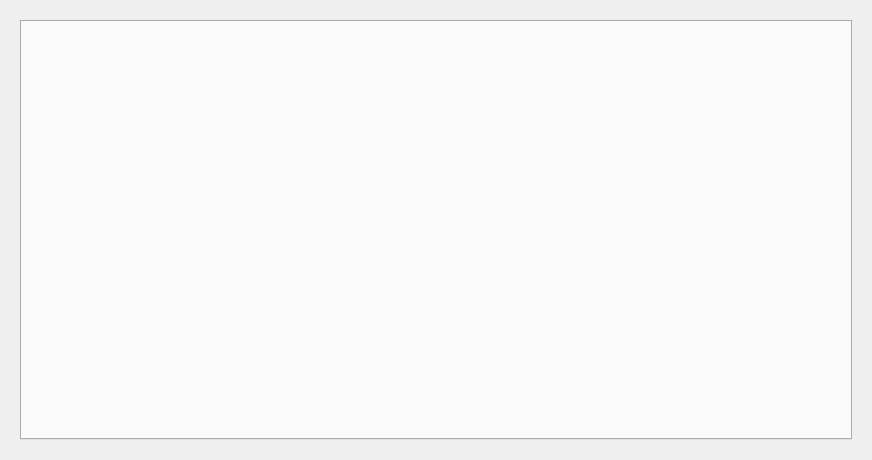
<?xml version="1.0" encoding="UTF-8"?>
<ui version="4.0">
 <class>Form</class>
 <widget class="QWidget" name="Form">
  <property name="geometry">
   <rect>
    <x>0</x>
    <y>0</y>
    <width>872</width>
    <height>460</height>
   </rect>
  </property>
  <property name="windowTitle">
   <string>Form</string>
  </property>
  <layout class="QGridLayout" name="gridLayout">
   <property name="leftMargin">
    <number>20</number>
   </property>
   <property name="topMargin">
    <number>20</number>
   </property>
   <property name="rightMargin">
    <number>20</number>
   </property>
   <property name="bottomMargin">
    <number>20</number>
   </property>
   <item row="0" column="0">
    <widget class="QTabWidget" name="tabs">
     <property name="tabPosition">
      <enum>QTabWidget::North</enum>
     </property>
     <property name="currentIndex">
      <number>-1</number>
     </property>
     <property name="elideMode">
      <enum>Qt::ElideRight</enum>
     </property>
     <property name="documentMode">
      <bool>false</bool>
     </property>
    </widget>
   </item>
  </layout>
 </widget>
 <resources/>
 <connections/>
</ui>
